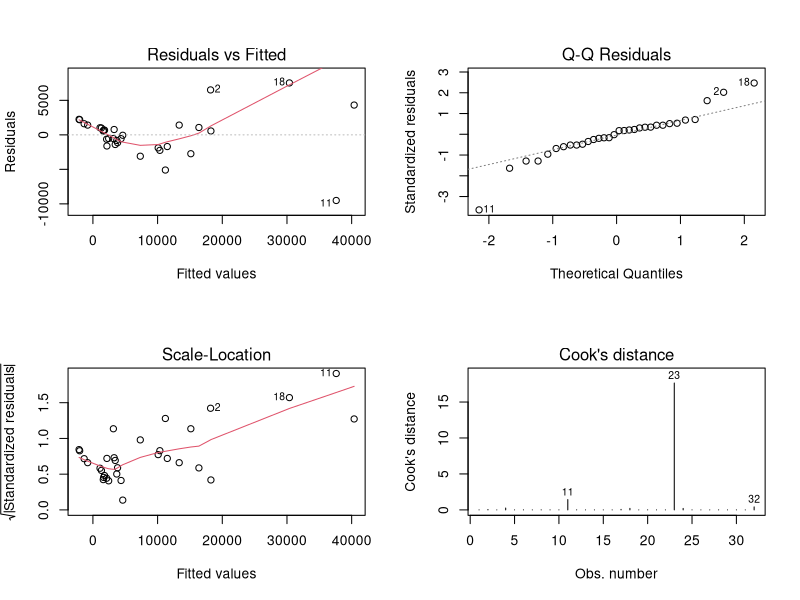

Here is the R script that generated this plot:
setwd("c:/RMFR/materi_26102020/rcode/")
saham <- read.table("saham.txt",header=TRUE)
price <- lm(price~pe+eps+roi+roe+bv, data=saham)
summary(price)

# Uji asumsi multikolinieritas 
library(car)
vif(price)

# Uji asumsi heteroskedastisitas
library(lmtest)
bptest(price, studentize=FALSE, data=saham)

# Uji asumsi autokorelasi
library(lmtest)
dwtest(price)
bgtest(price, order=6)

# diagnosa kenormalan residual
par(mfrow=c(2,2))
plot(price,which=c(1:4))




